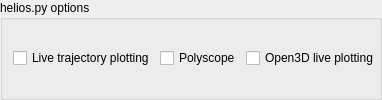
        <widget class="QGroupBox" name="heliospyBox">
         <property name="sizePolicy">
          <sizepolicy hsizetype="Preferred" vsizetype="Fixed">
           <horstretch>0</horstretch>
           <verstretch>0</verstretch>
          </sizepolicy>
         </property>
         <property name="title">
          <string>helios.py options</string>
         </property>
         <layout class="QHBoxLayout" name="horizontalLayout">
          <property name="spacing">
           <number>5</number>
          </property>
          <property name="leftMargin">
           <number>10</number>
          </property>
          <property name="topMargin">
           <number>0</number>
          </property>
          <property name="rightMargin">
           <number>0</number>
          </property>
          <property name="bottomMargin">
           <number>0</number>
          </property>
          <item>
           <widget class="QCheckBox" name="liveTrajectoryPlotCheckbox">
            <property name="text">
             <string>Live trajectory plotting</string>
            </property>
           </widget>
          </item>
          <item>
           <widget class="QCheckBox" name="polyscopeCheckbox">
            <property name="text">
             <string>Polyscope</string>
            </property>
           </widget>
          </item>
          <item>
           <widget class="QCheckBox" name="open3dCheckbox">
            <property name="text">
             <string>Open3D live plotting</string>
            </property>
           </widget>
          </item>
         </layout>
        </widget>
